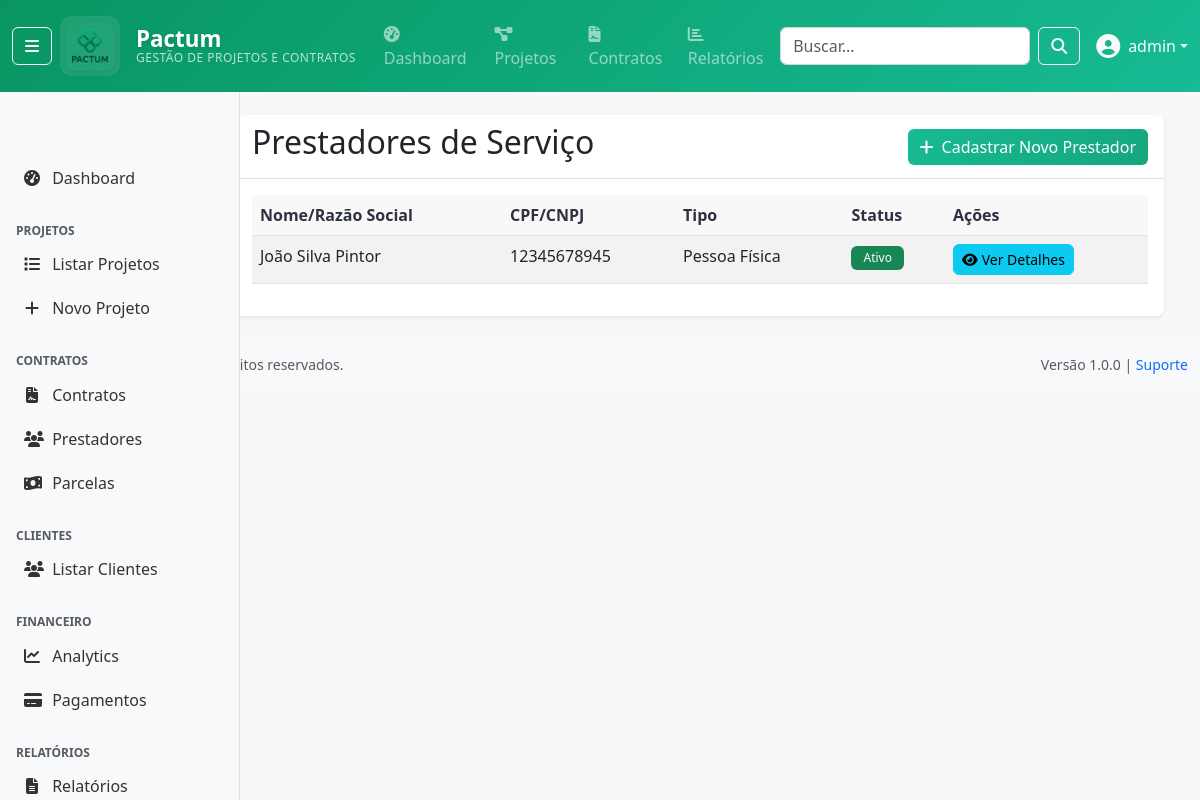
Before: /contratos/prestadores/ (signed in) with the older database file.
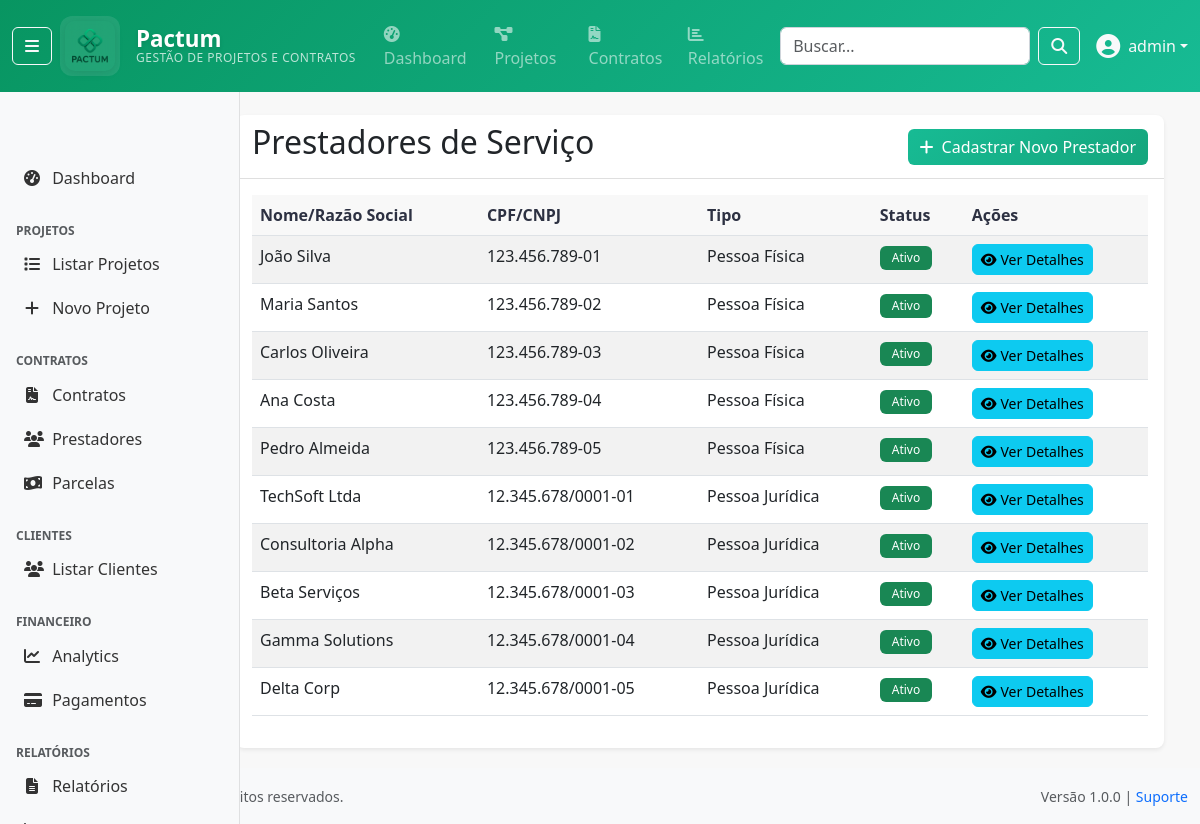
After: the same page with the newer database file.
### apps/accounts/models/user.py (models this page shows, shortened)
class User(AbstractUser):
    ROLE_CHOICES = [
        ('admin', 'Administrador'),
        ('ti', 'TI'),
        ('fiscal', 'Fiscal'),
        ('financeiro', 'Financeiro'),
        ('analista', 'Analista'),
        ('cliente', 'Cliente'),
    ]
    DEPARTMENT_CHOICES = [
        ('administrativo', 'Administrativo'),
        ('financeiro', 'Financeiro'),
        ('ti', 'Tecnologia da Informação'),
        ('fiscal', 'Fiscal'),
        ('operacional', 'Operacional'),
        ('diretoria', 'Diretoria'),
    ]
    cpf = models.CharField(
        'CPF', max_length=14, unique=True, null=True, blank=True,
        validators=[RegexValidator(
            regex=r'^\d{3}\.\d{3}\.\d{3}-\d{2}$|^\d{11}$',
            message='CPF deve estar no formato XXX.XXX.XXX-XX ou apenas números'
        )]
    )
    telefone = models.CharField('Telefone', max_length=20, blank=True)
    role = models.CharField('Função', max_length=20, choices=ROLE_CHOICES, default='analista')
    department = models.CharField('Departamento', max_length=30, choices=DEPARTMENT_CHOICES, blank=True)
    is_cliente_externo = models.BooleanField('Cliente Externo', default=False, help_text='Indica se é um cliente externo da FUNETEC')
    last_activity = models.DateTimeField('Última Atividade', null=True, blank=True)
    class Meta:
        verbose_name = 'Usuário'
        verbose_name_plural = 'Usuários'
        ordering = ['-date_joined']
        permissions = [
            ('can_manage_users', 'Pode gerenciar usuários'),
            ('can_view_financial_data', 'Pode ver dados financeiros'),
            ('can_manage_contracts', 'Pode gerenciar contratos'),
            ('can_manage_projects', 'Pode gerenciar projetos'),
            ('can_generate_reports', 'Pode gerar relatórios'),
        ]
    def __str__(self):
        return self.get_full_name() or self.username
    def is_admin(self):
        return self.role == 'admin' or self.is_superuser
    def is_cliente(self):
        return self.role == 'cliente' or self.is_cliente_externo
    def can_manage_projects(self):
        return self.is_admin() or self.has_perm('accounts.can_manage_projects')
    def can_view_financial_data(self):
        return self.role in ['admin', 'financeiro', 'fiscal'] or self.has_perm('accounts.can_view_financial_data')
    def can_manage_contracts(self):
        return self.role in ['admin', 'financeiro'] or self.has_perm('accounts.can_manage_contracts')
    def can_generate_reports(self):
        return not self.is_cliente() or self.has_perm('accounts.can_generate_reports')
    def can_manage_users(self):
        """Verificar se pode gerenciar usuários"""
        return self.is_admin() or self.has_perm('accounts.can_manage_users')

### apps/contratos/models/prestador.py (models this page shows, shortened)
class Prestador(BaseModel):
    TIPO_PESSOA_CHOICES = [
        ('PF', 'Pessoa Física'),
        ('PJ', 'Pessoa Jurídica'),
    ]
    tipo_pessoa = models.CharField(
        'Tipo de Pessoa',
        max_length=2,
        choices=TIPO_PESSOA_CHOICES
    )
    nome = models.CharField(
        'Nome/Razão Social',
        max_length=200,
        help_text='Nome completo para PF ou Razão Social para PJ'
    )
    nome_fantasia = models.CharField(
        'Nome Fantasia',
        max_length=200,
        blank=True,
        help_text='Apenas para PJ'
    )
    cpf = models.CharField(
        'CPF',
        max_length=14,
        blank=True,
        null=True,
        help_text='Apenas para PF'
    )
    cnpj = models.CharField(
        'CNPJ',
        max_length=18,
        blank=True,
        null=True,
        help_text='Apenas para PJ'
    )
    rg = models.CharField(
        'RG',
        max_length=20,
        blank=True,
        help_text='Apenas para PF'
    )
    inscricao_estadual = models.CharField(
        'Inscrição Estadual',
        max_length=20,
        blank=True,
        help_text='Apenas para PJ'
    )
    inscricao_municipal = models.CharField(
        'Inscrição Municipal',
        max_length=20,
        blank=True,
        help_text='Para PJ que prestam serviços'
    )
    email = models.EmailField('E-mail')
    telefone = models.CharField('Telefone', max_length=20, blank=True)
    cep = models.CharField('CEP', max_length=10, blank=True)
    logradouro = models.CharField('Logradouro', max_length=200, blank=True)
    numero = models.CharField('Número', max_length=10, blank=True)
    complemento = models.CharField('Complemento', max_length=100, blank=True)
    bairro = models.CharField('Bairro', max_length=100, blank=True)
    cidade = models.CharField('Cidade', max_length=100, blank=True)
    uf = models.CharField('UF', max_length=2, blank=True)
    banco = models.CharField('Banco', max_length=100, blank=True)
    agencia = models.CharField('Agência', max_length=20, blank=True)
    conta = models.CharField('Conta', max_length=20, blank=True)
    tipo_conta = models.CharField(
        'Tipo de Conta',
        max_length=20,
        choices=[
            ('corrente', 'Conta Corrente'),
            ('poupanca', 'Poupança'),
        ],
        blank=True
    )
    ativo = models.BooleanField('Ativo', default=True)
    observacoes = models.TextField('Observações', blank=True)
    class Meta:
        db_table = 'prestador'
        verbose_name = 'Prestador'
        verbose_name_plural = 'Prestadores'
        constraints = [
            models.UniqueConstraint(
                fields=['cpf'],
                condition=models.Q(cpf__isnull=False, tipo_pessoa='PF'),
                name='unique_cpf_when_not_null'
            ),
            models.UniqueConstraint(
                fields=['cnpj'],
                condition=models.Q(cnpj__isnull=False, tipo_pessoa='PJ'),
                name='unique_cnpj_when_not_null'
            ),
        ]

### apps/contratos/views/contrato_views.py (the view)
# urls.py: path('prestadores/', contrato_views.PrestadorListView.as_view(), name='prestador_list'),
class PrestadorListView(LoginRequiredMixin, ListView):
    model = Prestador
    template_name = 'contratos/prestador_list.html'
    context_object_name = 'prestadores'
    paginate_by = 10

### templates/contratos/prestador_list.html
{% extends 'base/base.html' %}
{% block content %}
<div class="container mt-4">
    <div class="card">
        <div class="card-header d-flex justify-content-between align-items-center">
            <h2>Prestadores de Serviço</h2>
            <a href="{% url 'contratos:prestador_create' %}" class="btn btn-success">
                <i class="fas fa-plus me-2"></i>Cadastrar Novo Prestador
            </a>
        </div>
        <div class="card-body">
            <table class="table table-striped">
                <thead>
                    <tr>
                        <th>Nome/Razão Social</th>
                        <th>CPF/CNPJ</th>
                        <th>Tipo</th>
                        <th>Status</th>
                        <th>Ações</th>
                    </tr>
                </thead>
                <tbody>
                    {% for p in prestadores %}
                    <tr>
                        <td>{{ p.nome }}</td>
                        <td>{{ p.cpf|default:p.cnpj|default:"-" }}</td>
                        <td>{{ p.get_tipo_pessoa_display }}</td>
                        <td><span class="badge bg-success">Ativo</span></td>
                        <td>
                            <a href="{% url 'contratos:prestador_detail' p.pk %}" class="btn btn-info btn-sm">
                                <i class="fas fa-eye me-1"></i>Ver Detalhes
                            </a>
                        </td>
                    </tr>
                    {% endfor %}
                </tbody>
            </table>
        </div>
    </div>
</div>
{% endblock %}

### templates/base/navbar.html (shortened to what this page needs)
{% load static %}
<nav class="navbar navbar-expand-md navbar-dark fixed-top" style="background: linear-gradient(135deg, #089561 0%, #17BB94 100%);">
    <div class="container-fluid">
        {% if user.is_authenticated %}
            <button class="btn btn-outline-light me-2" type="button" id="sidebarToggle" title="Recolher/Expandir Menu"
                    aria-label="Toggle sidebar" aria-pressed="false">
                <i class="fas fa-bars"></i>
            </button>
        {% endif %}
        <a class="navbar-brand d-flex align-items-center logo-brand-enhanced" href="{% url 'dashboard:index' %}">
            <div class="logo-container me-3">
                <img src="{% static 'img/logo_pactum.png' %}" alt="Pactum - Gestão de Projetos e Contratos" height="50" class="logo-img">
            </div>
            <div class="brand-text-container">
                <div class="brand-title">Pactum</div>
                <div class="brand-subtitle d-none d-lg-block">Gestão de Projetos e Contratos</div>
            </div>
        </a>
        <div class="collapse navbar-collapse" id="navbarNav">
            {% if user.is_authenticated %}
                <ul class="navbar-nav me-auto">
                    <li class="nav-item">
                        <a class="nav-link" href="{% url 'dashboard:index' %}">
                            <i class="fas fa-tachometer-alt me-1"></i>Dashboard
                        </a>
                    </li>
                    {% if user.can_manage_projects %}
                        <li class="nav-item">
                            <a class="nav-link" href="{% url 'projetos:projeto_list' %}">
                                <i class="fas fa-project-diagram me-1"></i>Projetos
                            </a>
                        </li>
                    {% endif %}
                    {% if user.can_manage_contracts %}
                        <li class="nav-item">
                            <a class="nav-link" href="{% url 'contratos:contrato_list' %}">
                                <i class="fas fa-file-contract me-1"></i>Contratos
                            </a>
                        </li>
                    {% endif %}
                    {% if user.can_view_financial_data %}
                        <li class="nav-item">
                            <a class="nav-link" href="{% url 'relatorios:relatorio_list' %}">
                                <i class="fas fa-chart-bar me-1"></i>Relatórios
                            </a>
                        </li>
                    {% endif %}
                </ul>
                <form class="d-flex me-3" method="get" action="{% url 'dashboard:index' %}">
                    <input class="form-control me-2" type="search" placeholder="Buscar..." name="q"
                           value="{{ request.GET.q }}" style="width: 250px;">
                    <button class="btn btn-outline-light" type="submit">
                        <i class="fas fa-search"></i>
                    </button>
                </form>
                <div class="dropdown">
                    <a class="nav-link dropdown-toggle text-light d-flex align-items-center" href="#"
                       id="userDropdown" role="button" data-bs-toggle="dropdown">
                        {% if user.avatar %}
                            <img src="{{ user.avatar.url }}" class="rounded-circle me-2" width="32" height="32">
                        {% else %}
                            <i class="fas fa-user-circle me-2 fs-4"></i>
                        {% endif %}
                        {{ user.get_full_name|default:user.username }}
                    </a>
                </div>
            {% endif %}
        </div>
    </div>
</nav>

Changed rows visible on the page:
changed Prestador: nome "João Silva Pintor" → "João Silva"; cpf "12345678945" → "123.456.789-01"
added Prestador: nome "Maria Santos", cpf "123.456.789-02", tipo_pessoa "Pessoa Física"
added Prestador: nome "Carlos Oliveira", cpf "123.456.789-03", tipo_pessoa "Pessoa Física"
added Prestador: nome "Ana Costa", cpf "123.456.789-04", tipo_pessoa "Pessoa Física"
added Prestador: nome "Pedro Almeida", cpf "123.456.789-05", tipo_pessoa "Pessoa Física"
added Prestador: nome "TechSoft Ltda", cpf "12.345.678/0001-01", tipo_pessoa "Pessoa Jurídica"
added Prestador: nome "Consultoria Alpha", cpf "12.345.678/0001-02", tipo_pessoa "Pessoa Jurídica"
added Prestador: nome "Beta Serviços", cpf "12.345.678/0001-03", tipo_pessoa "Pessoa Jurídica"
added Prestador: nome "Gamma Solutions", cpf "12.345.678/0001-04", tipo_pessoa "Pessoa Jurídica"
added Prestador: nome "Delta Corp", cpf "12.345.678/0001-05", tipo_pessoa "Pessoa Jurídica"
